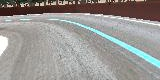
#> input picture inVAE/data_mini/train/data1187.jpg, 160 x 80 px, given as the content of the folder ./data_folder/train_data, which was not available
$ python clop.py
#> lines starting #> are read from the running program, lines starting #| are printed output that depends on the picture; pictures that were not available may be replaced by others from this repository, and a replacement may not be noted
from PIL import Image
import glob,os
from tqdm import tqdm

files = glob.glob(os.path.join('./data_folder/train_data/data*.jpg'))
print(files)

print(len(files))

output_dir='./data_mini/train'

for f in tqdm(files):
  try:
    image = Image.open(f)
#> image is the input picture: PIL image 160x80 RGB; mean R, G, B 151.8, 149.6, 146.6

  except OSError:
    print('Delete' + f)


  image_name=f.split('\\')[-1]
  image = image.resize((160,120))
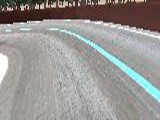
#> image: PIL image 160x120 RGB; mean R, G, B 151.8, 149.6, 146.6
  image.crop((0, 40, 160, 120)).save(f'{output_dir}/{image_name}', quality=95)
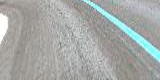
#> saved as data1187.jpg: PIL image 160x80 RGB; mean R, G, B 165.1, 168.5, 166.1

$ run again, on inVAE/data_mini/train/data1303.jpg
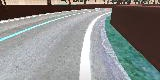
#> input picture inVAE/data_mini/train/data1303.jpg, 160 x 80 px, given as the content of the folder ./data_folder/train_data, which was not available
#> image is the input picture: PIL image 160x80 RGB; mean R, G, B 137.3, 138.8, 137.2
#> `image = image.resize((160,120))`:
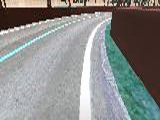
#> image: PIL image 160x120 RGB; mean R, G, B 137.3, 138.8, 137.2
#> `image.crop((0, 40, 160, 120)).save(f'{output_dir}/{image_name}', quali..`:
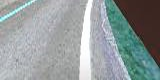
#> saved as data1303.jpg: PIL image 160x80 RGB; mean R, G, B 145.7, 153.9, 154.5

$ run again, on inVAE/data_mini/train/data1322.jpg
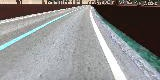
#> input picture inVAE/data_mini/train/data1322.jpg, 160 x 80 px, given as the content of the folder ./data_folder/train_data, which was not available
#> image is the input picture: PIL image 160x80 RGB; mean R, G, B 140.2, 139.9, 139.5
#> `image = image.resize((160,120))`:
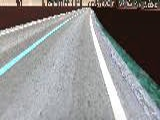
#> image: PIL image 160x120 RGB; mean R, G, B 140.2, 139.9, 139.5
#> `image.crop((0, 40, 160, 120)).save(f'{output_dir}/{image_name}', quali..`:
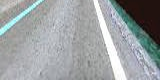
#> saved as data1322.jpg: PIL image 160x80 RGB; mean R, G, B 155.3, 159.7, 161.6

$ run again, on inVAE/data_mini/train/data15.jpg
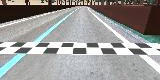
#> input picture inVAE/data_mini/train/data15.jpg, 160 x 80 px, given as the content of the folder ./data_folder/train_data, which was not available
#> image is the input picture: PIL image 160x80 RGB; mean R, G, B 154.2, 153.5, 151.9
#> `image = image.resize((160,120))`:
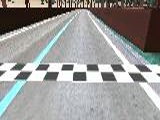
#> image: PIL image 160x120 RGB; mean R, G, B 154.1, 153.4, 151.8
#> `image.crop((0, 40, 160, 120)).save(f'{output_dir}/{image_name}', quali..`:
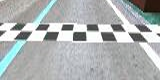
#> saved as data15.jpg: PIL image 160x80 RGB; mean R, G, B 174.1, 178.3, 178.7
